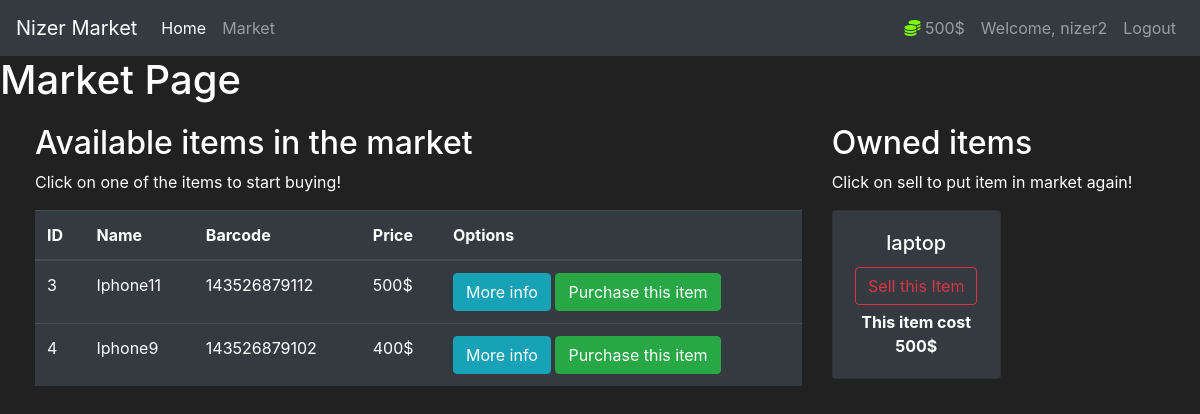
The page /market (signed in) on the database its author committed.
### market/models.py (models this page shows, shortened)
class User(db.Model, UserMixin):
    id = db.Column(db.Integer(), primary_key=True)
    username = db.Column(db.String(length=30), nullable=False, unique=True)
    email_address = db.Column(db.String(length=50), nullable=False, unique=True)
    password_hash = db.Column(db.String(length=60), nullable=False)
    budget = db.Column(db.Integer(), nullable=False, default=1000)
    items = db.relationship('Item', backref='owned_user', lazy=True)
    @property
    def prettier_budget(self):
        if len(str(self.budget)) >=4:
            return f'{str(self.budget)[:-3]},{str(self.budget)[-3:]}$'
        else:
            return f'{self.budget}$'
    @property
    def password(self):
        return self.password

class Item(db.Model):
    id = db.Column(db.Integer(), primary_key=True)
    name = db.Column(db.String(length=30), nullable=False, unique=True)
    price = db.Column(db.Integer(), nullable=False)
    barcode = db.Column(db.String(length=12), nullable=False, unique=True)
    description = db.Column(db.String(length=1000), nullable=False, unique=True)
    owner = db.Column(db.Integer(), db.ForeignKey('user.id'))

### market/routes.py (the view, shortened to what this page needs)
@app.route('/market', methods=['Get', 'Post'])
@login_required
def market_page():
    purchase_form = PurchaseItemForm()
    selling_form = SellItemForm()
    if request.method == "GET":
        items = Item.query.filter_by(owner=None)
        owned_items = Item.query.filter_by(owner=current_user.id)
        return render_template('market.html', items=items, purchase_form=purchase_form, owned_items=owned_items, selling_form=selling_form)

### market/models.py (called while the page is built)
@login_manager.user_loader
def load_user(user_id):
    return User.query.get(int(user_id))

### market/templates/market.html (shortened to what this page needs)
{% extends 'base.html' %}
{% block content %}
<h1>Market Page</h1>
<div class="row" style="margin-top: 20px; margin-left: 20px;">
   <div class="col-8">
      <h2>Available items in the market</h2>
      <p>Click on one of the items to start buying!</p>
      <table class="table table-hover table-dark">
         <thead>
            <tr>
               <th scope="col">ID</th>
               <th scope="col">Name</th>
               <th scope="col">Barcode</th>
               <th scope="col">Price</th>
               <th scope="col">Options</th>
            </tr>
         </thead>
         <tbody>
            {% for item in items %}
            <tr>
               <td>{{ item.id }}</td>
               <td>{{ item.name }}</td>
               <td>{{ item.barcode }}</td>
               <td>{{ item.price }}$</td>
               <td>
                  <button class="btn btn-outline btn-info" data-toggle="modal" data-target="#exampleModalLong-{{ item.id }}">More info</button>
                  <button class="btn btn-outline btn-success" data-toggle="modal" data-target="#PurchaseConfirm-{{ item.id }}">Purchase this item</button>
               </td>
            </tr>
            {% endfor %}
         </tbody>
      </table>
   </div>
   <div class="col-4">
      <h2>Owned items</h2>
      <p>Click on sell to put item in market again!</p>
      <div class="row">
         {% for owned_item in owned_items %}
         <div class="col-md-6">
            <div style="margin-bottom: 5px" class="card text-center bg-dark">
               <div class="card-body">
                  <h5 class="card-title">{{ owned_item.name }}</h5>
                  <button type="button" class="btn btn-outline-danger" style="margin-bottom: 5px"
                     data-toggle="modal" data-target="#SellingConfirm-{{ owned_item.id }}">
                  Sell this Item
                  </button>
                  <p class="card-text"><strong>This item cost {{ owned_item.price }}$</strong></p>
               </div>
            </div>
         </div>
         {% endfor %}
      </div>
   </div>
</div>
{% endblock %}

### market/templates/base.html (shortened to what this page needs)
<!doctype html>
<html lang="en">
   <head>
      <link rel="stylesheet" href="https://cdn.jsdelivr.net/npm/bootstrap@4.5.3/dist/css/bootstrap.min.css">
   </head>
   <body>
        <nav class="navbar navbar-expand-md navbar-dark bg-dark">
            <a class="navbar-brand" href="#">Nizer Market</a>
            <div class="collapse navbar-collapse" id="navbarNav">
                <ul class="navbar-nav mr-auto">
                    <li class="nav-item active">
                        <a class="nav-link" href="{{ url_for('home_page') }}">Home <span class="sr-only">(current)</span></a>
                    </li>
                    <li class="nav-item">
                        <a class="nav-link" href="{{ url_for('market_page') }}">Market</a>
                    </li>
                </ul>
                {% if current_user.is_authenticated %}
                    <ul class="navbar-nav">
                        <li class="nav-item">
                            <a class="nav-link">
                                <i class="fas fa-coins" style="color: lawngreen; font-weight: bold;"></i>
                                {{ current_user.prettier_budget }}
                            </a>
                        </li>
                        <li class="nav-item">
                            <a class="nav-link">Welcome, {{ current_user.username }}</a>
                        </li>
                        <li class="nav-item">
                            <a class="nav-link" href="{{ url_for('logout_page') }}">Logout</a>
                        </li>
                    </ul>
                {% endif %}
            </div>
        </nav>
        {% block content %}
        {% endblock %}
   </body>
</html>

### market/templates/base.html (style rules this page uses)
body { background-color: #212121; color: white }

### rows shown on the page
User: prettier_budget "500$", username "nizer2"
Item: id "3", name "Iphone11", barcode "143526879112", price "500"
Item: id "4", name "Iphone9", barcode "143526879102", price "400"
Item: name "laptop", price "500"
